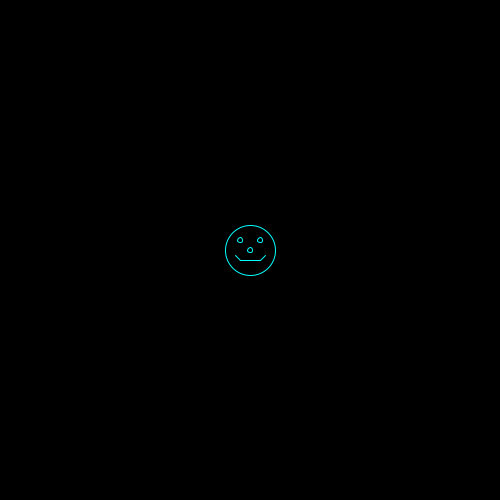
Frame 1 (no input)
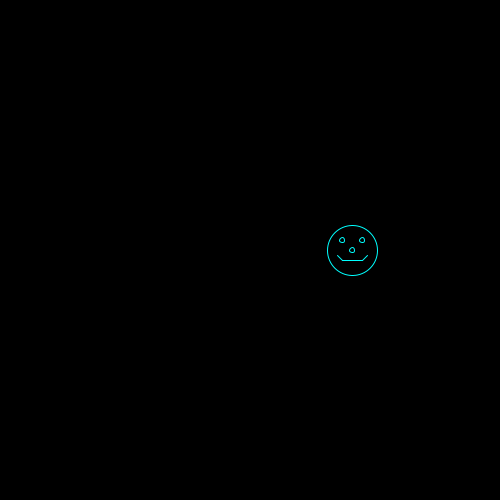
Frame 60 (the mouse pressed at the canvas centre just before this capture)
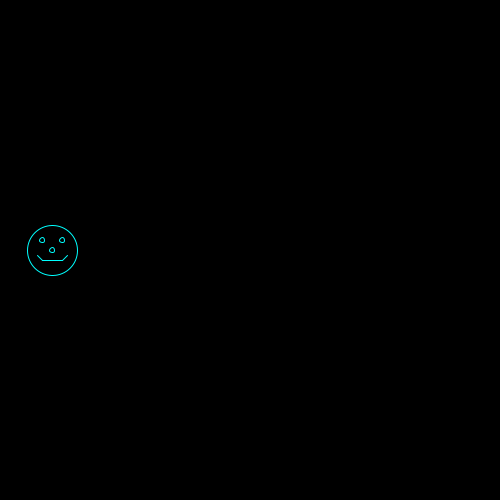
Frame 120 (the mouse held since frame 60 and released just before this capture)

The Processing sketch that drew these frames (run headless with seeded random() and noise(); from frame 60 on, the mouse is pressed at the canvas centre):

// Processing sketch: leftrightface
// ── leftrightface.pde
void setup()
{
  size(500, 500);  
  background(0);
  stroke(0, 255, 255);
  fill(0);
  x = width / 2;
  y = height / 2;
}

float x = 400, y = 100; // Global variables
float xspeed = 6, yspeed = 0;
float radius = 25;
void draw()
{  
  background(0);

  ellipse(x, y, radius * 2.0f, radius * 2.0f);
  ellipse(x - 10, y - 10, 5, 5);
  ellipse(x + 10, y - 10, 5, 5);
  ellipse(x, y, 5, 5);
  
  line(x - 10, y + 10, x + 10 , y + 10);
  line(x - 10, y + 10, x - 15, y + 5);
  line(x + 10, y + 10, x + 15, y + 5);
  
  x += xspeed;
  y += yspeed;
  
  if (x >= 475)
  {
    xspeed *= -1;
  }
  
  if (x <= 25)
  {
    xspeed *= -1;
  }
  
}
